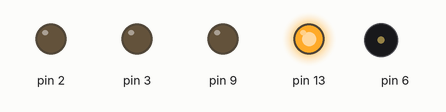
Bench run of a sketch on a simulated Arduino Uno, built with avr-gcc and run on an emulated ATmega328P. On the bench: output pins drawn as LEDs (lit = HIGH), buzzer (waves = sounding).

Above: at 0.1 s.
At 6.1 s:
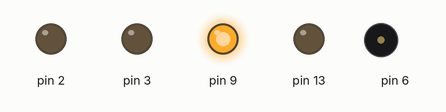
At 10.1 s:
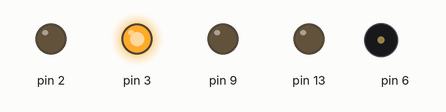
At 28.1 s:
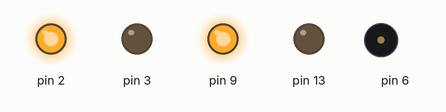
At 32.1 s:
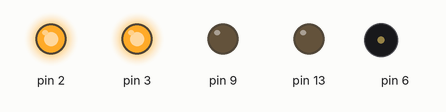
At 38.1 s:
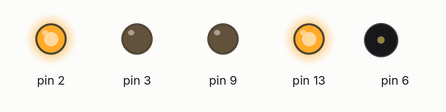
Timing chart, 0 to 39.6 s (numbered marks = the images above):
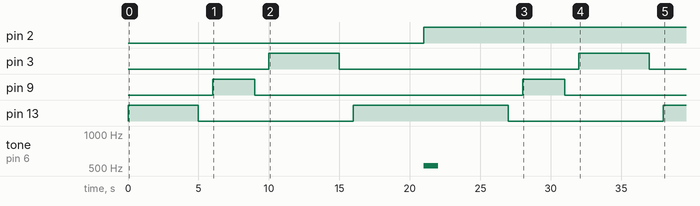

The sketch:

traffic_light.ino
```cpp
void setup()
{
  pinMode(13, OUTPUT);
  pinMode(9, OUTPUT);
  pinMode(3, OUTPUT);
  pinMode(2, OUTPUT);
  pinMode(6, OUTPUT);
}

void loop()
{
  digitalWrite(13, HIGH);
  delay(5000); // Wait for 5000 millisecond(s)
  digitalWrite(13, LOW);
  delay(1000); // Wait for 1000 millisecond(s)
  digitalWrite(9, HIGH);
  delay(3000); // Wait for 3000 millisecond(s)
  digitalWrite(9, LOW);
  delay(1000); // Wait for 1000 millisecond(s)
  digitalWrite(3, HIGH);
  delay(5000); // Wait for 5000 millisecond(s)
  digitalWrite(3, LOW);
  delay(1000); // Wait for 1000 millisecond(s)
  digitalWrite(13, HIGH);
  delay(5000); // Wait for 5000 millisecond(s)
  digitalWrite(2, HIGH);
  tone(6, 523, 1000); // play tone 60 (C5 = 523 Hz)
  delay(1000); // Wait for 1000 millisecond(s)
}
```

Measured:
- by itself, pin 2: LOW → HIGH at 21.0 s
- by itself, pin 3: alternates HIGH for 5.0 s and LOW for 17.0 s
- by itself, pin 9: alternates HIGH for 3.0 s and LOW for 19.0 s
- by itself, pin 13: goes HIGH 5.0 s, LOW 11.0 s, HIGH 11.0 s, LOW 11.0 s, then HIGH
- by itself, tone on pin 6: silent → 523 Hz at 21.0 s, → silent 1.0 s later
